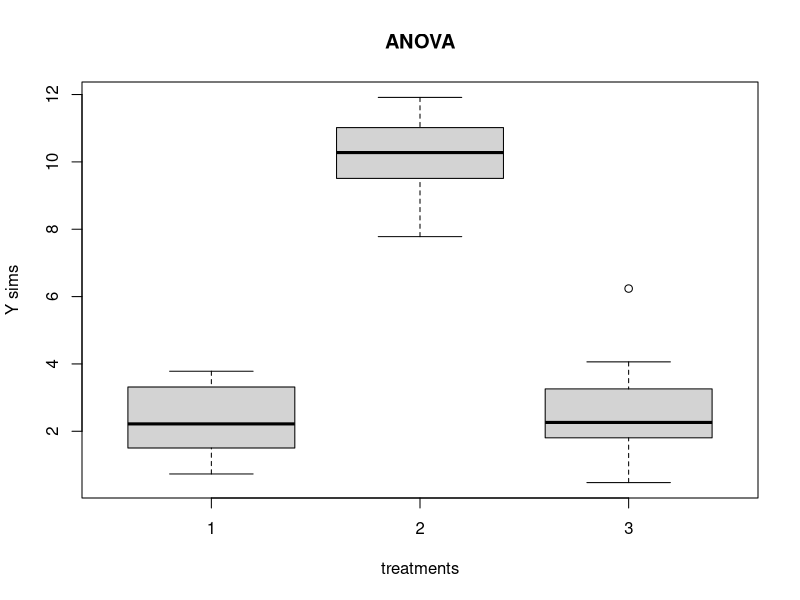
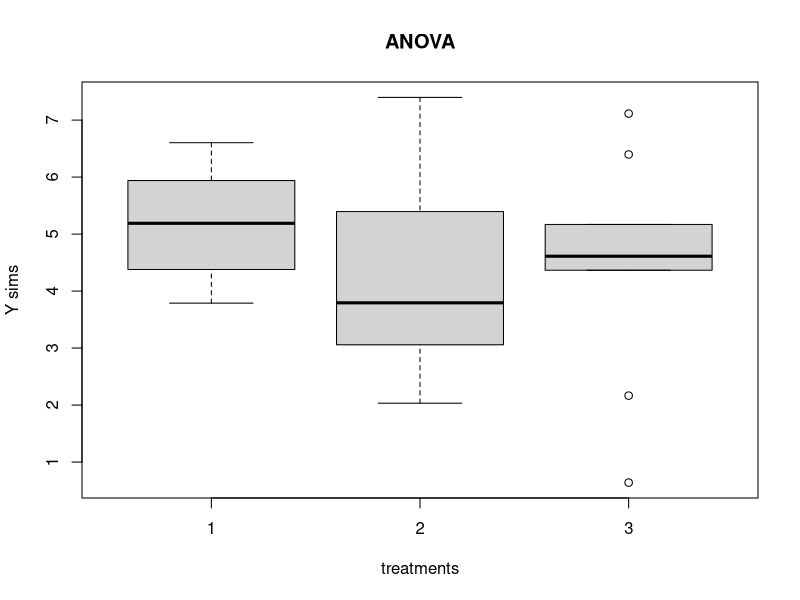
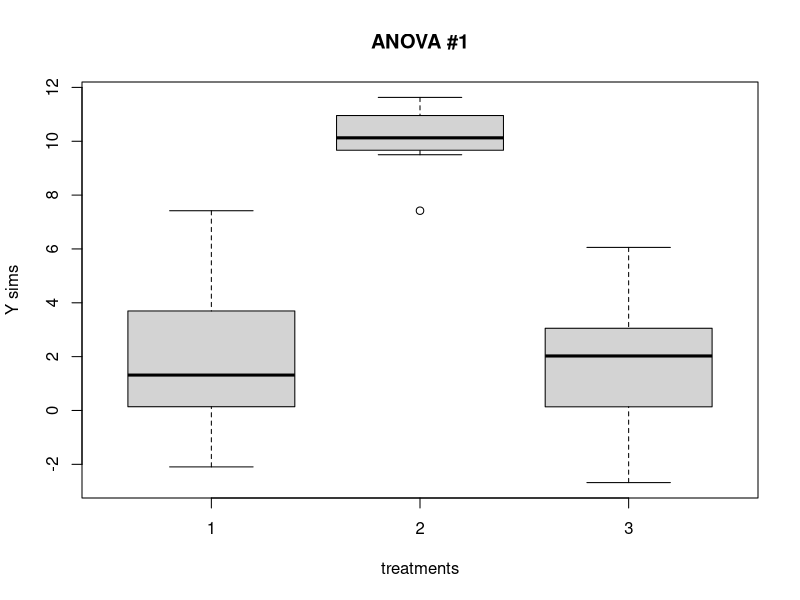
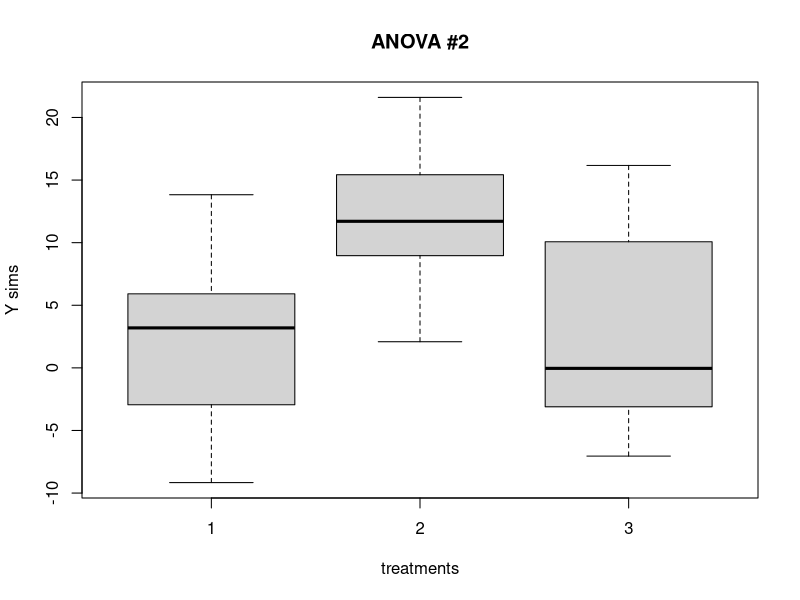
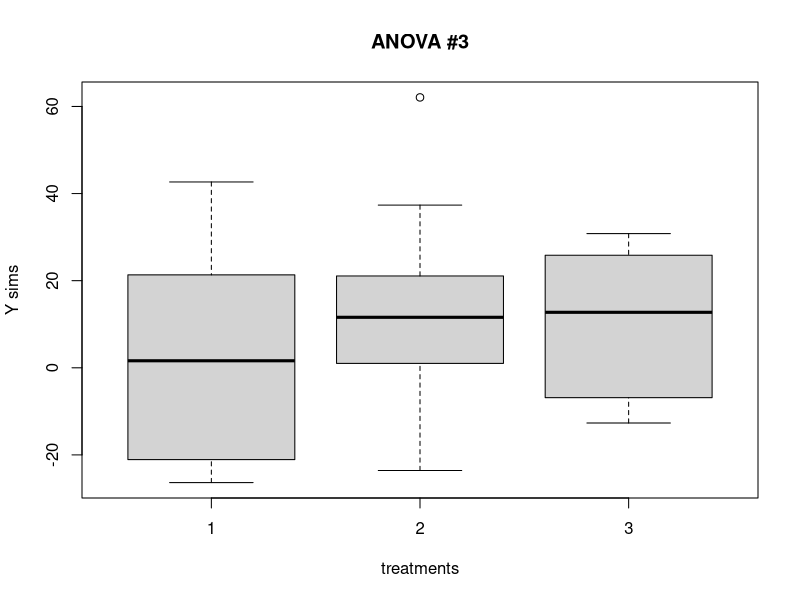
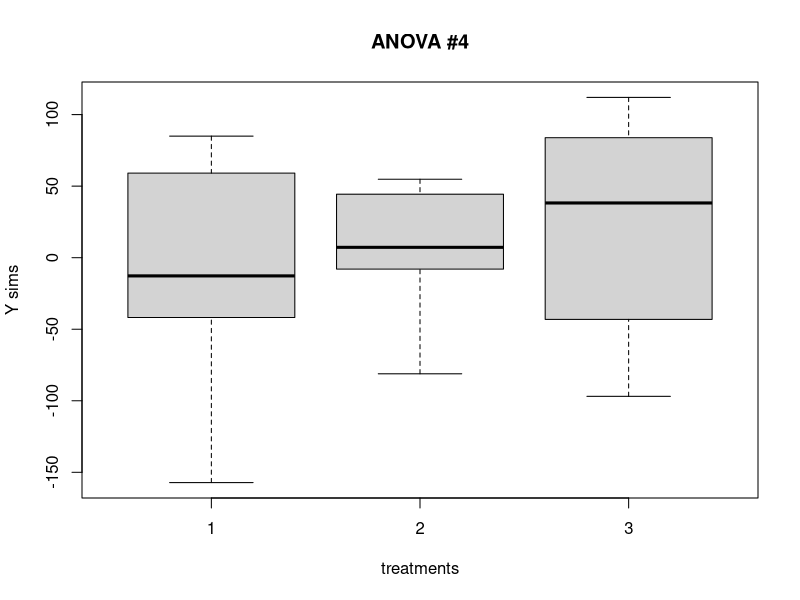

Reproduce these figures in R, in order.
## ---- chunk 1
knitr::opts_chunk$set(echo = TRUE)
## ---- chunk 2
treatment = c(rep(1, 10), rep(2, 10), rep(3, 10))
mu = 4.7
sig_s = 4
t1 = -3
t2 = 5
t3 = -2
n = length(treatment)
exp.units = 1:n
treatment.random = sample(treatment)
mean1 = mu + t1
mean2 = mu + t2
mean3 = mu + t3
l1 = treatment.random == 1
l2 = treatment.random == 2
l3 = treatment.random == 3
means = rep(NA, n)
means[l1] = mean1
means[l2] = mean2
means[l3] = mean3
ep = rnorm(n, mean = 0, sd = sqrt(sig_s))
Y = means + ep
boxplot(Y~treatment.random, xlab = "treatments", ylab = "Y sims", main = "ANOVA")
## ---- chunk 3
treatment = c(rep(1, 10), rep(2, 10), rep(3, 10))
mu = 4.7
sig_s = 4
t1 = 0
t2 = 0
t3 = 0
n = length(treatment)
exp.units = 1:n
treatment.random = sample(treatment)
mean1 = mu + t1
mean2 = mu + t2
mean3 = mu + t3
l1 = treatment.random == 1
l2 = treatment.random == 2
l3 = treatment.random == 3
means = rep(NA, n)
means[l1] = mean1
means[l2] = mean2
means[l3] = mean3
ep = rnorm(n, mean = 0, sd = sqrt(sig_s))
Y = means + ep
boxplot(Y~treatment.random, xlab = "treatments", ylab = "Y sims", main = "ANOVA")
## ---- chunk 4
treatment = c(rep(1, 10), rep(2, 10), rep(3, 10))
mu = 4.7
t1 = -3
t2 = 5
t3 = -2
n = length(treatment)
exp.units = 1:n
treatment.random = sample(treatment)
mean1 = mu + t1
mean2 = mu + t2
mean3 = mu + t3
l1 = treatment.random == 1
l2 = treatment.random == 2
l3 = treatment.random == 3
means = rep(NA, n)
means[l1] = mean1
means[l2] = mean2
means[l3] = mean3
Y = means + rnorm(n, mean = 0, sd = sqrt(4))
boxplot(Y~treatment.random, xlab = "treatments", ylab = "Y sims", main = "ANOVA #1")
Y = means + rnorm(n, mean = 0, sd = sqrt(40))
boxplot(Y~treatment.random, xlab = "treatments", ylab = "Y sims", main = "ANOVA #2")
Y = means + rnorm(n, mean = 0, sd = sqrt(400))
boxplot(Y~treatment.random, xlab = "treatments", ylab = "Y sims", main = "ANOVA #3")
Y = means + rnorm(n, mean = 0, sd = sqrt(4000))
boxplot(Y~treatment.random, xlab = "treatments", ylab = "Y sims", main = "ANOVA #4")
